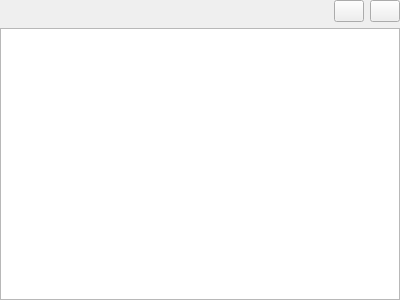
<?xml version="1.0" encoding="UTF-8"?>
<ui version="4.0">
 <class>sgyFileSelection</class>
 <widget class="QWidget" name="sgyFileSelection">
  <property name="geometry">
   <rect>
    <x>0</x>
    <y>0</y>
    <width>400</width>
    <height>300</height>
   </rect>
  </property>
  <property name="windowTitle">
   <string>Form</string>
  </property>
  <layout class="QVBoxLayout" name="verticalLayout">
   <property name="leftMargin">
    <number>0</number>
   </property>
   <property name="topMargin">
    <number>0</number>
   </property>
   <property name="rightMargin">
    <number>0</number>
   </property>
   <property name="bottomMargin">
    <number>0</number>
   </property>
   <item>
    <layout class="QHBoxLayout" name="horizontalLayout">
     <item>
      <spacer name="horizontalSpacer">
       <property name="orientation">
        <enum>Qt::Horizontal</enum>
       </property>
       <property name="sizeHint" stdset="0">
        <size>
         <width>40</width>
         <height>20</height>
        </size>
       </property>
      </spacer>
     </item>
     <item>
      <widget class="QPushButton" name="resetBtn">
       <property name="maximumSize">
        <size>
         <width>30</width>
         <height>30</height>
        </size>
       </property>
       <property name="text">
        <string/>
       </property>
       <property name="icon">
        <iconset resource="../../resources/resources.qrc">
         <normaloff>:/icons/reset.svg</normaloff>:/icons/reset.svg</iconset>
       </property>
      </widget>
     </item>
     <item>
      <widget class="QPushButton" name="plotBtn">
       <property name="maximumSize">
        <size>
         <width>30</width>
         <height>30</height>
        </size>
       </property>
       <property name="text">
        <string/>
       </property>
       <property name="icon">
        <iconset resource="../../resources/resources.qrc">
         <normaloff>:/icons/add.png</normaloff>:/icons/add.png</iconset>
       </property>
      </widget>
     </item>
    </layout>
   </item>
   <item>
    <widget class="QTreeView" name="tree"/>
   </item>
  </layout>
 </widget>
 <resources>
  <include location="../../resources/resources.qrc"/>
 </resources>
 <connections/>
</ui>
